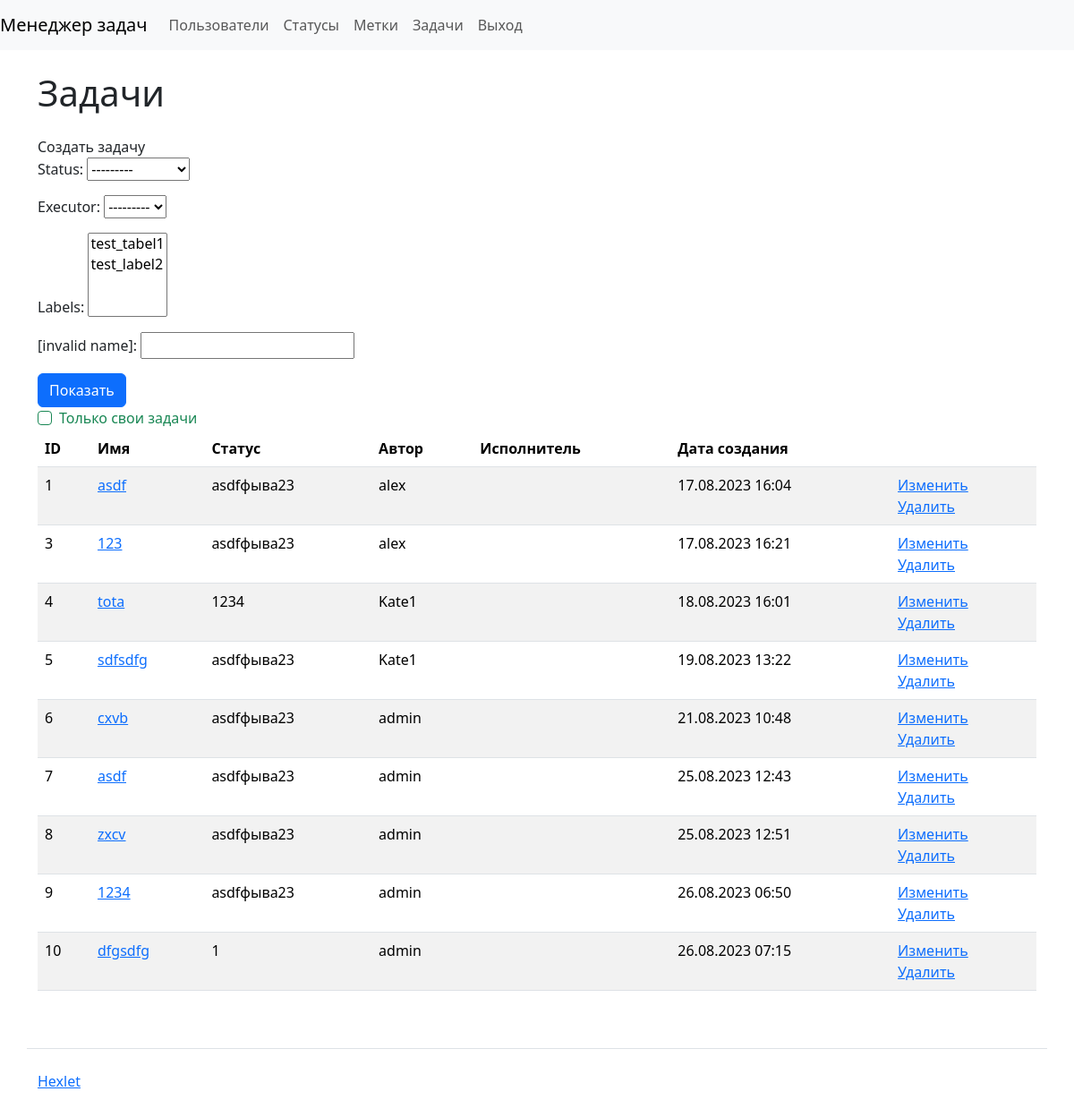
Before: /tasks/ (signed in) with the older database file.
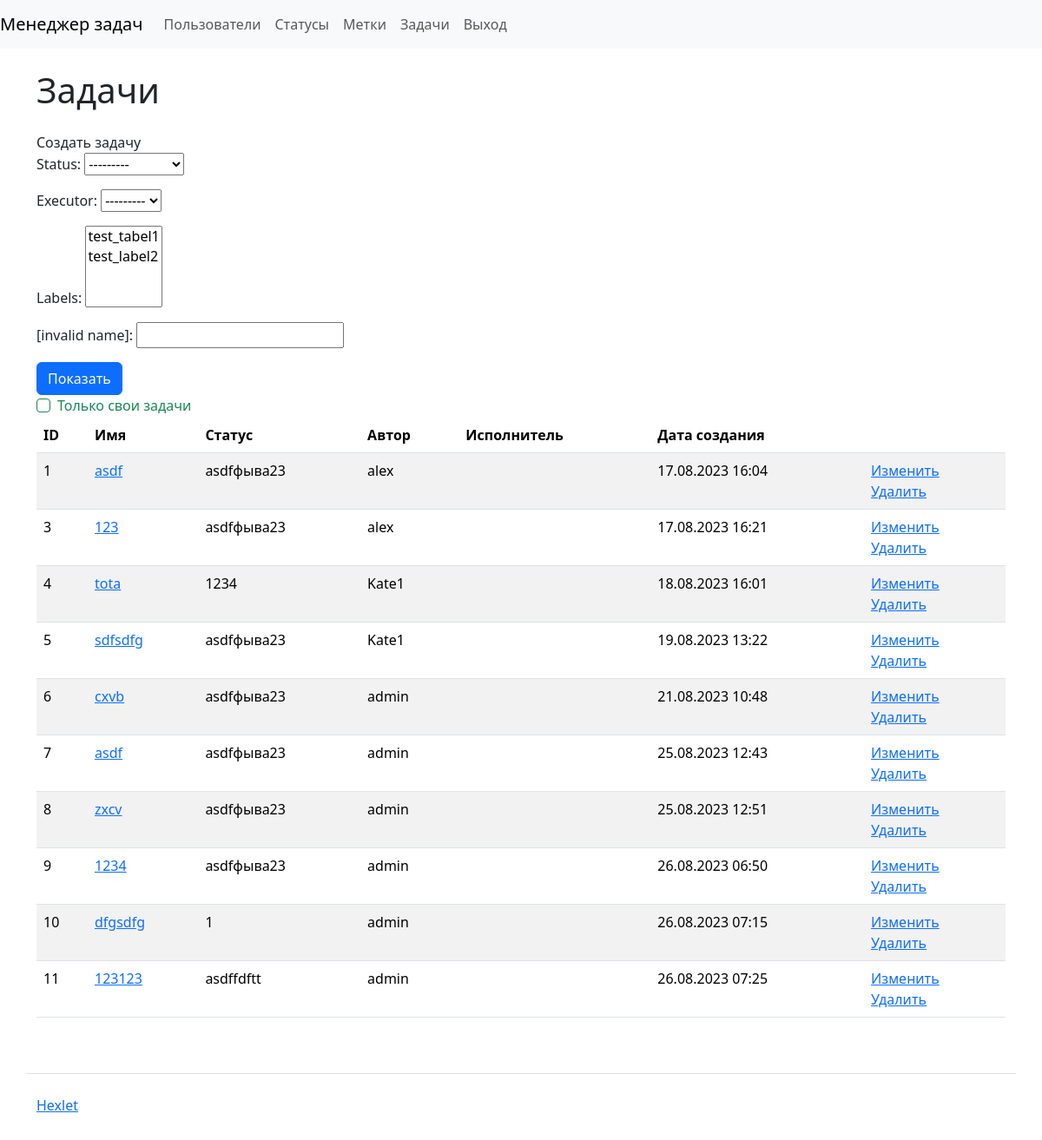
After: the same page with the newer database file.
### task_manager/tasks/models.py (models this page shows, shortened)
class Task(models.Model):
    name = models.CharField(max_length=255)
    description = models.CharField(max_length=255)
    status = models.ForeignKey(Status, on_delete=models.RESTRICT, related_name='tasks')
    author = models.ForeignKey(User, on_delete=models.RESTRICT, related_name='tasks_authored')
    executor = models.ForeignKey(User, on_delete=models.RESTRICT, related_name='tasks_assigned')
    labels = models.ManyToManyField(Label)
    date_joined = DateTimeField(auto_now_add=True)

### task_manager/statuses/models.py (models this page shows)
class Status(models.Model):
    name = models.CharField(max_length=255)
    date_joined = DateTimeField(auto_now_add=True)
    def __str__(self):
        return self.name

### task_manager/tasks/views.py (the view)
# urls.py: path('', views.TaskShow.as_view(), name='tasks'),
class TaskShow(CustomLoginRequiredMixin, View):
    def get(self, request, *args, **kwargs):
        task_filter = TaskFilter(request.GET, queryset=Task.objects.all())
        tasks = task_filter.qs
        if request.GET.get('self_tasks'):
            tasks = task_filter.qs.filter(author=request.user)
        return render(request, 'tasks/tasks.html', {
            'form': task_filter.form,
            'tasks': tasks,
        })

### task_manager/labels/models.py (called while the page is built)
    def __str__(self):
        return self.name

### task_manager/mixins.py (called while the page is built)
    def dispatch(self, request, *args, **kwargs):
        if not request.user.is_authenticated:
            messages.error(request, self.permission_denied_message)
        return super().dispatch(request, *args, **kwargs)

### task_manager/templates/tasks/tasks.html
{% extends "index.html" %}
{% block content %}
<h1 class="my-4">Задачи</h1>
<a class="nav-link" href="{% url 'create_task' %}">Создать задачу</a>
<form class="form-inline center" method="get" action="{% url 'tasks' %}">
  {{ form.as_p}}
  <input class="btn btn-primary" type="submit" value="Показать">
  <div class="form-check">
    <input type="checkbox" name="self_tasks" class="form-check-input is-valid" id="id_self_tasks">
    <label class="form-check-label" for="id_self_tasks">Только свои задачи</label>
  </div>
</form>
<table class="table table-striped">
    <thead>
      <tr>
        <th>ID</th>
        <th>Имя</th>
        <th>Статус</th>
        <th>Автор</th>
        <th>Исполнитель</th>
        <th>Дата создания</th>
        <th></th>
      </tr>
    </thead>
    <tbody>
        {% for task in tasks %}
        <tr>
          <td>{{ task.pk }}</td>
          <td>
            <a href="{% url 'get_task' task.pk %}">{{ task.name }}</a>
          </td>
          <td>{{ task.status }}</td>
          <td>{{ task.author }}</td>
          <td>{{ task.worker }}</td>
          <td>{{ task.date_joined|date:'d.m.Y H:i' }}</td>
          <td>
            <a href="{% url 'edit_task' task.pk %}">Изменить</a>
            <br>
            <a href="{% url 'delete_task' task.pk %}">Удалить</a>
          </td>
        </tr>
        {% endfor %}
    </tbody>
</table>
{% endblock %}

Changed rows visible on the page:
added Task: pk "11", name "123123", status "asdffdftt", author "admin", date_joined "26.08.2023 07:25"
